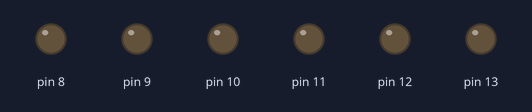
A sketch run on a simulated Arduino Uno, built with avr-gcc and run on an emulated ATmega328P. Shown: output pins drawn as LEDs (lit = HIGH).

Above: at 0.15 s.
At 3.15 s:
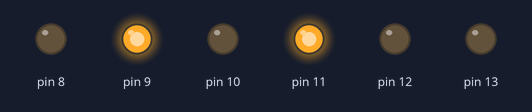
At 6.15 s:
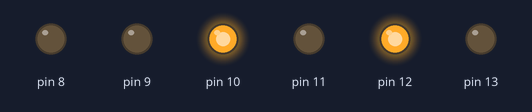
At 12.45 s:
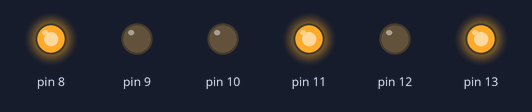
At 18.45 s:
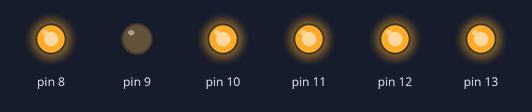
At 24.75 s:
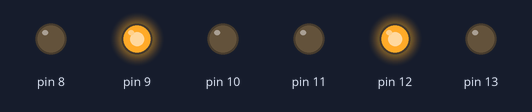
Timing chart, 0 to 25.1 s (numbered marks = the images above):
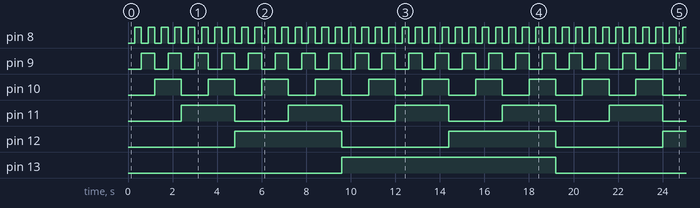

Measured:
- by itself, pin 8: alternates HIGH for 0.30 s and LOW for 0.30 s
- by itself, pin 9: alternates HIGH for 0.60 s and LOW for 0.60 s
- by itself, pin 10: alternates HIGH for 1.2 s and LOW for 1.2 s
- by itself, pin 11: alternates HIGH for 2.4 s and LOW for 2.4 s
- by itself, pin 12: alternates HIGH for 4.8 s and LOW for 4.8 s
- by itself, pin 13: alternates HIGH for 9.6 s and LOW for 9.6 s

The sketch:

ex1lab2.ino
```cpp
void setup() {
  for (byte i = 8; i <= 13; i++)
    pinMode(i, OUTPUT);
}

void loop() {
  for (byte n = 0; n <= 63; n++) {
    for (byte i = 0; i < 6; i++) {
      digitalWrite(8 + i, (n >> i) & 1);
    }
    delay(300);//viteza
  }
}
```
